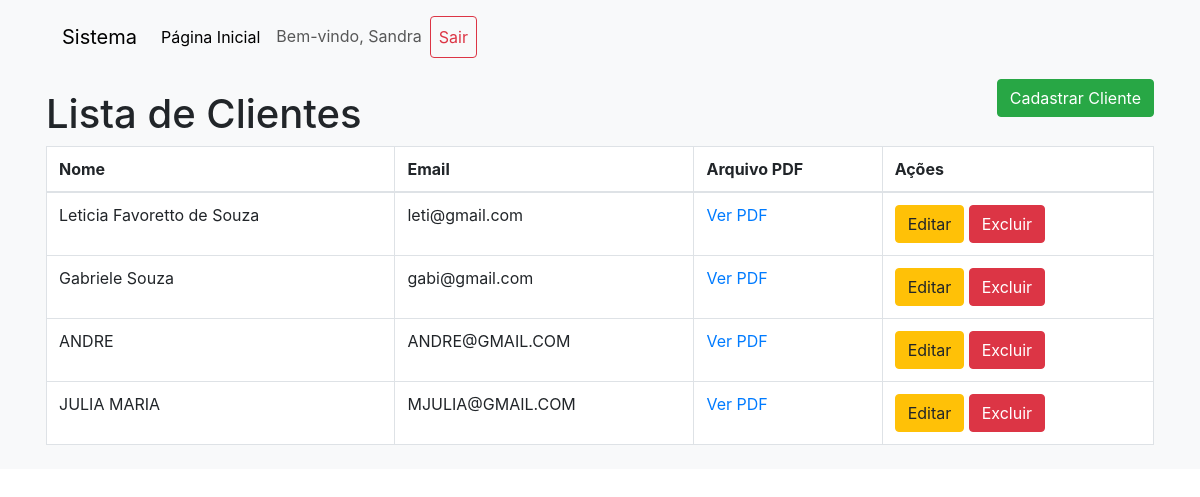
The app's page /lista_clientes.php (signed in) with its own data.
### tables this page shows
CREATE TABLE `clientes` (
  `id` int NOT NULL,
  `nome` varchar(255) NOT NULL,
  `email` varchar(255) NOT NULL,
  `arquivo_pdf` varchar(255) NOT NULL
);

### lista_clientes.php (the view, shortened to what this page needs)
<?php
include 'conexao.php';
include 'menu.php';
$clientes = $conn->query("SELECT * FROM clientes")->fetchAll(PDO::FETCH_ASSOC);
?>
<!DOCTYPE html>
<html lang="pt-br">
<head>
    <link rel="stylesheet" href="https://maxcdn.bootstrapcdn.com/bootstrap/4.5.2/css/bootstrap.min.css">
</head>
<body>
<div class="container">
    <h1 class="mt-4">Lista de Clientes</h1>
    <a href="cadastrar.php" class="btn btn-success mb-3">Cadastrar Cliente</a>
    <table class="table table-bordered">
        <thead>
            <tr>
                <th>Nome</th>
                <th>Email</th>
                <th>Arquivo PDF</th>
                <th>Ações</th>
            </tr>
        </thead>
        <tbody>
            <?php foreach ($clientes as $cliente): ?>
            <tr>
                <td><?= htmlspecialchars($cliente['nome']) ?></td>
                <td><?= htmlspecialchars($cliente['email']) ?></td>
                <td><a href="uploads/<?= htmlspecialchars($cliente['arquivo_pdf']) ?>" target="_blank">Ver PDF</a></td>
                <td>
                    <?php if ($_SESSION['nivel_acesso'] == 'ADMINISTRADOR'): ?>
                        <a href="editar.php?id=<?= $cliente['id'] ?>" class="btn btn-warning">Editar</a>
                        <a href="excluir.php?id=<?= $cliente['id'] ?>" class="btn btn-danger" onclick="return confirm('A exclusão será permanente! Tem certeza disso?')">Excluir</a>
                    <?php else: ?>
                        <span class="text-muted">Sem permissão</span>
                    <?php endif; ?>
                </td>
            </tr>
            <?php endforeach; ?>
        </tbody>
    </table>
</div>
</body>
</html>

### records on screen
clientes: nome "Leticia Favoretto de Souza", email "leti@gmail.com"
clientes: nome "Gabriele Souza", email "gabi@gmail.com"
clientes: nome "ANDRE", email "ANDRE@GMAIL.COM"
clientes: nome "JULIA MARIA", email "MJULIA@GMAIL.COM"

### other values on screen
$_SESSION['nome_usuario'] "Sandra"
